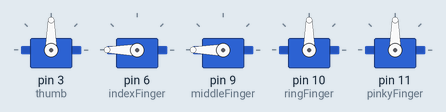
The sketch below on a simulated Arduino Uno, built with avr-gcc and run on an emulated ATmega328P. On the bench: 5 × servo.

Above: at 0.05 s.
Timing chart, 0 to 4.6 s (numbered marks = the images above):
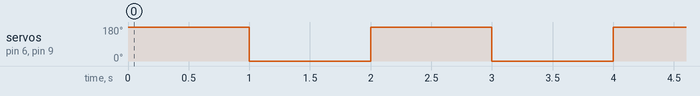

Measured:
- by itself, servo on pin 6 (indexFinger), servo on pin 9 (middleFinger): alternates 180° for 1.0 s and 0° for 1.0 s

The sketch:

main.ino
```cpp
#include <Servo.h>
// Define the servos for the arm
//Servo wrist;
Servo thumb;
Servo indexFinger;
Servo middleFinger;
Servo ringFinger;
Servo pinkyFinger;

void setup() {
// Attach the servos to the correct pins
// wrist.attach(12);
thumb.attach(3);
indexFinger.attach(6);
middleFinger.attach(9);
ringFinger.attach(10);
pinkyFinger.attach(11);
// Move the servos to the initial positions
// wrist.write(wristPosition);
}
void loop() {
middleFinger.write(360);
//thumb.write(0);
indexFinger.write(360);
//ringFinger.write(360);
//pinkyFinger.write(360);
delay(1000);
//thumb.write(360);
indexFinger.write(0);
middleFinger.write(0);
//ringFinger.write(0);

//pinkyFinger.write(0);
delay(1000);
// Move the servos to the new positions
// wrist.write(wristPosition);
// Wait for a moment before opening the fingers again

// Open all fingers again

// Move the servos to the new positions
// Wait for a moment before closing the fingers again

// Move the servos to the new positions
}
```
